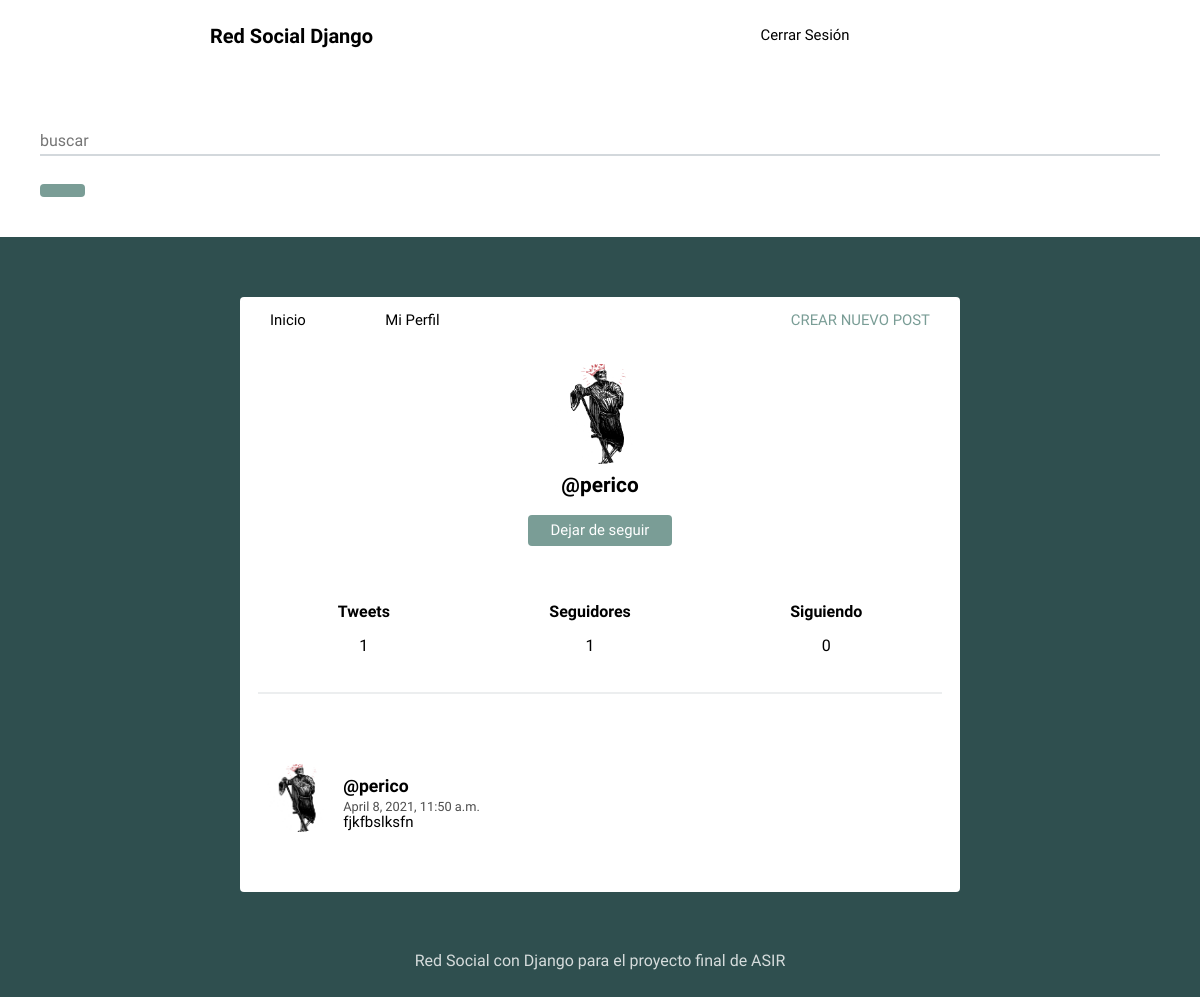
The app's page /profile/perico/ (signed in) with its own data.
### social/models.py (models this page shows, shortened)
class Profile(models.Model):
	user = models.OneToOneField(User, on_delete=models.CASCADE)#Conectaos esta fila a la tabla Usuarios de los modelos por defecto de django
	imagenes = models.ImageField(default='foto_perfil.png')
	def following(self):
		user_ids = Relationship.objects.filter(from_user=self.user).values_list('to_user_id', flat=True)
		return User.objects.filter(id__in=user_ids)
	def followers(self):
		user_ids = Relationship.objects.filter(to_user=self.user).values_list('from_user_id', flat=True)
		return User.objects.filter(id__in=user_ids)

class Post(models.Model):
	user = models.ForeignKey(User, on_delete=models.CASCADE, related_name='posts') #con el related name asociamos todos los posts que tiene un usuario, por asi decirlo es como añadir una fila post a la tabla de usuarios
	timestamp = models.DateTimeField(default=timezone.now) #fecha de creacion del post
	content = models.TextField()
	class Meta:
		ordering = ['-timestamp'] #Clase meta sirve para saber como se comporta la clase Post, con esto ordenamos Post, el - sirve àra que se cree en orden ascendente

### social/views.py (the view)
# urls.py: path('profile/', views.profile, name='profile'),
def profile(request, username=None):
	queryset = request.GET.get("buscar")
	print(queryset)
	if queryset:
		perfil = User.objects.filter(Q(username = queryset)).distinct()
	current_user = request.user
	if username and username != current_user.username: #revisamos a que usuarios queremos ver
		user = User.objects.get(username=username)
		posts = user.posts.all()
	else:
		posts = current_user.posts.all()
		user = current_user
	return render(request, 'social/profile.html', {'user':user, 'posts':posts})

### social/templates/social/profile.html
{% extends 'social/feed.html' %}
{% block content %}
<div class="profile">
	<img src="{{ user.profile.imagenes.url }}">
	<h2>@{{ user.username }}</h2>
	{% if request.user.is_authenticated %}
		{% if user.username != request.user.username %}
			{% if user not in request.user.profile.following %}
			<button><a class="follow-button" href="{% url 'follow' user %}">Seguir</a></button>
			{% else %}
			<button><a class="follow-button" href="{% url 'unfollow' user %}">Dejar de seguir</a></button>
			{% endif %}
		{% endif %}
	{% endif %}
</div>
<div class="follow">
	<div>
		<h5>Tweets</h5>
		<p>{{ user.posts.count }}</p>
	</div>
	<div>
		<h5>Seguidores</h5>
		<p>{{ user.profile.followers.count }}</p>
	</div>
	<div>
		<h5>Siguiendo</h5>
		<p>{{ user.profile.following.count }}</p>
	</div>
</div>
{{ block.super }}
{% endblock %}

### social/templates/social/feed.html (shortened to what this page needs)
{% extends 'social/layout.html' %}
{% block content %}
{% for post in posts %}
<article>
    <div class="container-article">
        <img src="{{ post.user.profile.imagenes.url }}">
        <div>
            <h2 class="username"><a href="{% url 'profile' post.user.username %}">@{{ post.user.username }}</a></h2>
            <time data-time="#">{{ post.timestamp }}</time>
            <div class="post">{{ post.content }}</div>
        </div>
    </div>
</article>
{% endfor %}
{% endblock %}

### social/static/style.css (style rules this page uses)
body { background: #2F4F4F; font-size: 62.5%; font-family: 'Varela Round', Helvetica, Arial, serif; }
h5 { font-size: 1rem; margin-bottom: 0; }
p { font-size: 1rem; }
button { font-size: 1rem; color: white; padding: 0.4rem 1.4rem; border: none; background: #7A9D96; border-radius: 4px; cursor: pointer; }
img { object-fit: cover; }
a { font-size: .93rem; text-decoration: none; color: black; }
article { width: 93%; margin: auto; padding: 40px 0; border-bottom: 2px solid #ECEEEF; }
.username { margin-bottom: .2rem; }
.username a { font-size: 1.1rem; }
.container-article { display: flex; }
.container-article img { height: 68px; width: 68px; margin-right: 10px; border-radius: 50%; }
article:last-child { border-bottom: 0; }
time { font-size: .8rem; opacity: .7; }
.post { font-size: .94rem; }
.profile { display: flex; align-items: center; flex-direction: column; }
.profile img { height: 100px; width: 100px; margin-right: 10px; border-radius: 50%; margin: 20px; }
.profile h2 { margin-top: -10px; font-size: 1.3rem; }
.follow { display: flex; width: 95%; justify-content: space-around; margin: 30px auto; text-align: center; border-bottom: 2px solid #ECEEEF; padding-bottom: 20px; }
.follow-button { color: white; }

### records on screen
Post: user.profile.imagenes (picture), user.username "perico", timestamp "April 8, 2021, 11:50 a.m.", content "fjkfbslksfn"

### other values on screen
{{ user.username }} "perico"
{{ user.posts.count }} "1"
{{ user.profile.followers.count }} "1"
{{ user.profile.following.count }} "0"
